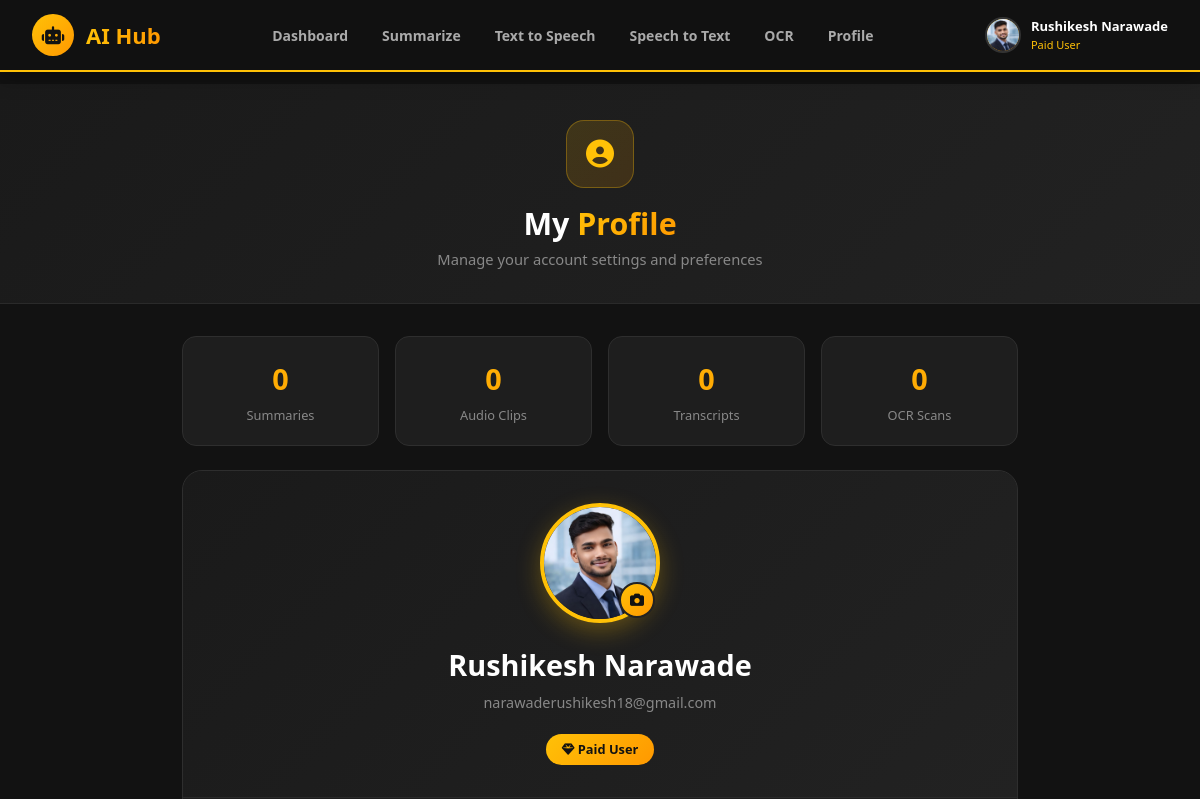
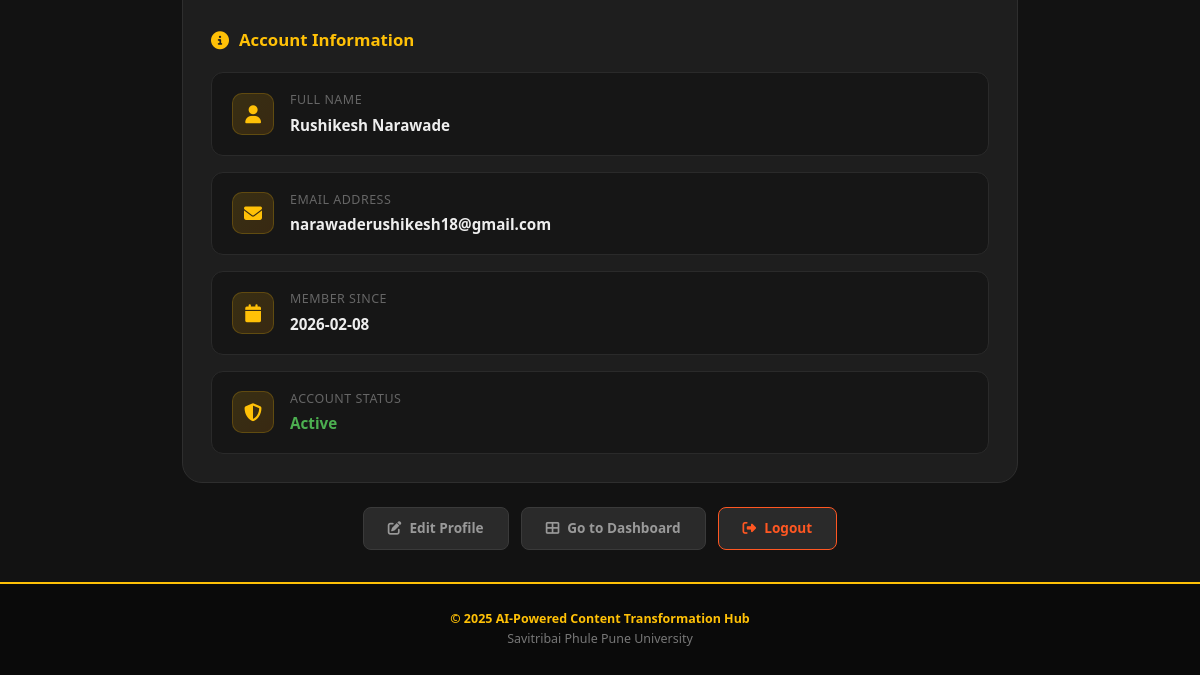
The app's page /profile (signed in), older data (2 pictures, top to bottom).
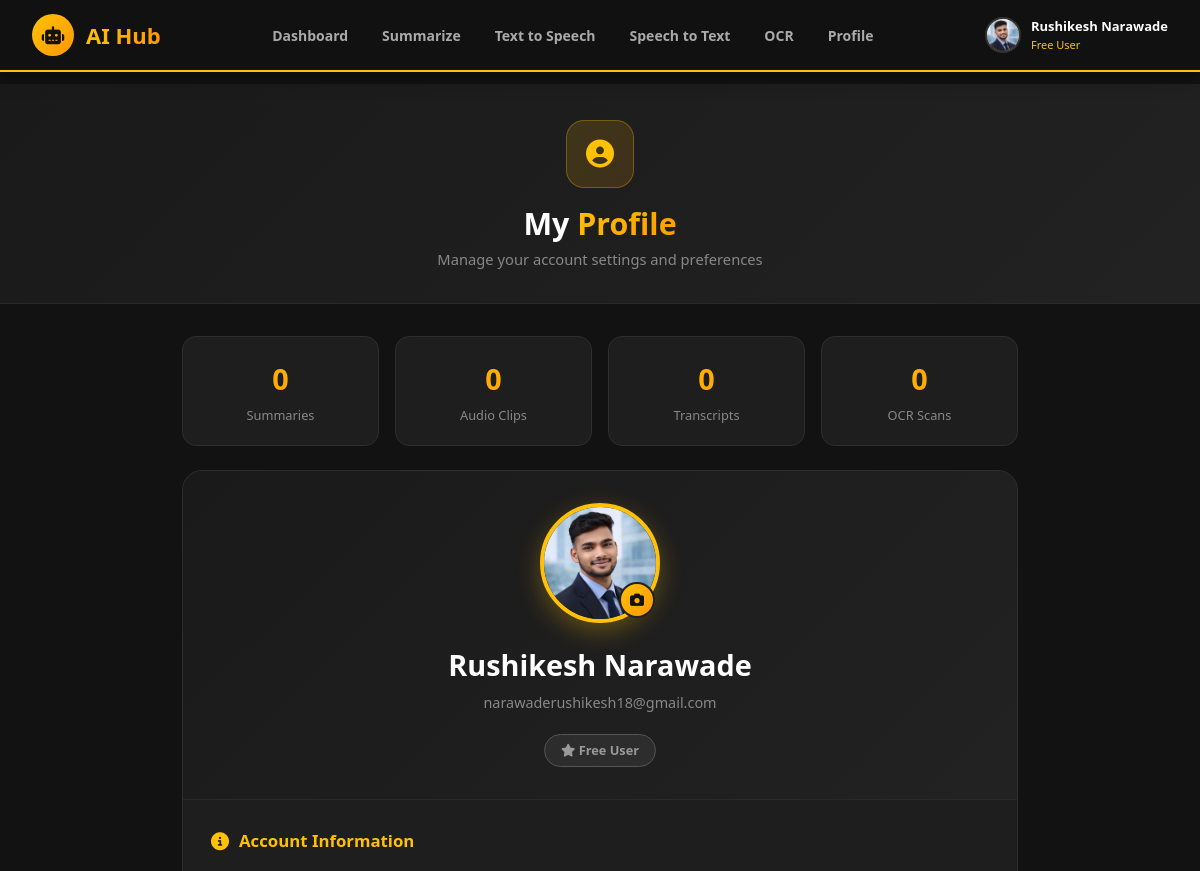
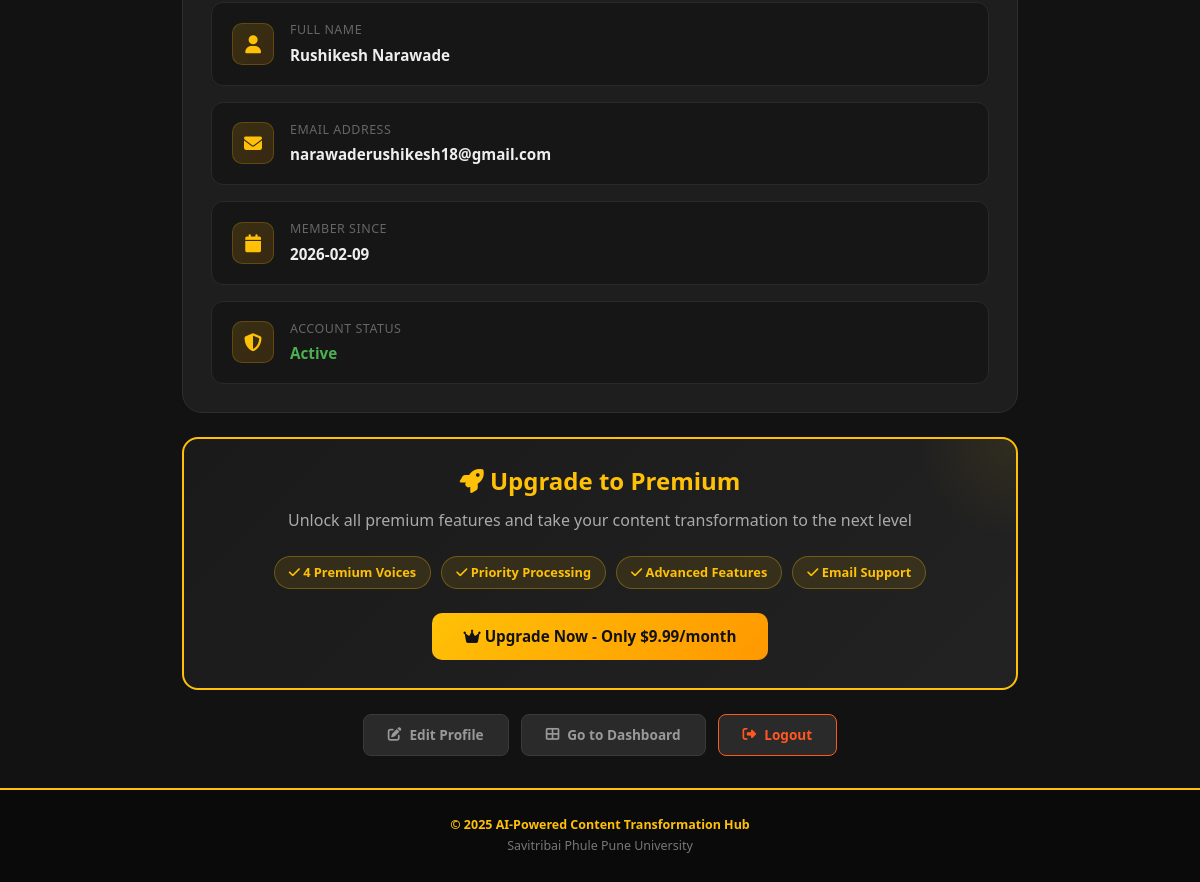
The same page, newer data (2 pictures, top to bottom).
### tables this page shows
CREATE TABLE users (
            id INTEGER PRIMARY KEY AUTOINCREMENT,
            name TEXT NOT NULL,
            email TEXT UNIQUE NOT NULL,
            password TEXT NOT NULL,
            role TEXT DEFAULT 'Free User',
            profile_image TEXT,
            is_verified INTEGER DEFAULT 0,
            created_at TIMESTAMP DEFAULT CURRENT_TIMESTAMP
        );

### app.py (the view)
@app.route('/profile')
def profile():
    if 'user_id' not in session:
        return redirect(url_for('login'))
    conn = get_db()
    user = conn.execute('SELECT * FROM users WHERE id = ?', (session['user_id'],)).fetchone()
    conn.close()
    return render_template('profile.html', user=user)

### app.py (called while the page is built)
def get_db():
    conn = sqlite3.connect('database.db')
    conn.row_factory = sqlite3.Row
    return conn

@app.before_request
def before_request():
    if random.random() < 0.01:  # 1% chance to run cleanup
        cleanup_expired_otps()

### templates/profile.html (shortened to what this page needs)
<!DOCTYPE html>
<html lang="en">
<head>
    <link href="https://cdn.jsdelivr.net/npm/bootstrap@5.3.0/dist/css/bootstrap.min.css" rel="stylesheet">
    <link rel="stylesheet" href="https://cdn.jsdelivr.net/npm/bootstrap-icons@1.10.0/font/bootstrap-icons.css">
    <link rel="stylesheet" href="https://cdnjs.cloudflare.com/ajax/libs/font-awesome/6.4.0/css/all.min.css">
</head>
<body>
<nav class="top-navbar">
    <div class="nb-left">
        <a href="{{ url_for('dashboard') }}" style="text-decoration:none;display:flex;align-items:center;gap:12px;">
            <div class="nb-logo"><i class="fas fa-robot"></i></div>
            <span class="nb-brand">AI Hub</span>
        </a>
    </div>
    <div class="nb-links">
        <a href="{{ url_for('dashboard') }}">Dashboard</a>
        <a href="{{ url_for('summarize') }}">Summarize</a>
        <a href="{{ url_for('tts') }}">Text to Speech</a>
        <a href="{{ url_for('stt') }}">Speech to Text</a>
        <a href="{{ url_for('ocr') }}">OCR</a>
        <a href="{{ url_for('profile') }}">Profile</a>
    </div>
    <div class="nb-right">
        <div class="nb-profile">
            <div class="nb-avatar">
                {% if session.profile_image %}
                    <img src="{{ url_for('static', filename='uploads/' + session.profile_image) }}" style="width:100%;height:100%;object-fit:cover;" alt="">
                {% else %}
                    {{ session.user_name[0]|upper }}
                {% endif %}
            </div>
            <div>
                <div class="nb-user-name">{{ session.user_name }}</div>
                <div class="nb-user-role">{{ session.user_role }}</div>
            </div>
        </div>
    </div>
</nav>
<div class="page-wrap">
<div class="page-hero">
    <div class="hero-icon-wrap"><i class="fas fa-user-circle"></i></div>
    <h1>My <span>Profile</span></h1>
    <p>Manage your account settings and preferences</p>
</div>
<div class="main-content">
    <div class="stats-grid">
        <div class="stat-card">
            <div class="stat-number">0</div>
            <div class="stat-label">Summaries</div>
        </div>
        <div class="stat-card">
            <div class="stat-number">0</div>
            <div class="stat-label">Audio Clips</div>
        </div>
        <div class="stat-card">
            <div class="stat-number">0</div>
            <div class="stat-label">Transcripts</div>
        </div>
        <div class="stat-card">
            <div class="stat-number">0</div>
            <div class="stat-label">OCR Scans</div>
        </div>
    </div>
    <div class="profile-card">
        <div class="profile-header">
            <div class="profile-avatar-wrap">
                {% if user['profile_image'] %}
                    <img src="{{ url_for('static', filename='uploads/' + user['profile_image']) }}" class="profile-avatar" alt="Profile">
                {% else %}
                    <div class="profile-avatar-placeholder">
                        <i class="fas fa-user"></i>
                    </div>
                {% endif %}
                <div class="avatar-edit-btn" onclick="alert('Profile picture upload coming soon!')">
                    <i class="fas fa-camera"></i>
                </div>
            </div>
            <div class="profile-name">{{ user['name'] }}</div>
            <div class="profile-email">{{ user['email'] }}</div>
            <div class="profile-role-badge {{ 'badge-paid' if user['role'] == 'Paid User' else 'badge-free' }}">
                <i class="fas fa-{{ 'gem' if user['role'] == 'Paid User' else 'star' }}"></i> {{ user['role'] }}
            </div>
        </div>
        <div class="info-section">
            <div class="section-title">
                <i class="fas fa-info-circle"></i> Account Information
            </div>
            <div class="info-grid">
                <div class="info-item">
                    <div class="info-icon"><i class="fas fa-user"></i></div>
                    <div class="info-content">
                        <div class="info-label">Full Name</div>
                        <div class="info-value">{{ user['name'] }}</div>
                    </div>
                </div>
                <div class="info-item">
                    <div class="info-icon"><i class="fas fa-envelope"></i></div>
                    <div class="info-content">
                        <div class="info-label">Email Address</div>
                        <div class="info-value">{{ user['email'] }}</div>
                    </div>
                </div>
                <div class="info-item">
                    <div class="info-icon"><i class="fas fa-calendar"></i></div>
                    <div class="info-content">
                        <div class="info-label">Member Since</div>
                        <div class="info-value">{{ user['created_at'][:10] }}</div>
                    </div>
                </div>
                <div class="info-item">
                    <div class="info-icon"><i class="fas fa-shield-halved"></i></div>
                    <div class="info-content">
                        <div class="info-label">Account Status</div>
                        <div class="info-value" style="color:#4caf50;">Active</div>
                    </div>
                </div>
            </div>
        </div>
    </div>
    {% if user['role'] == 'Free User' %}
    <div class="upgrade-card">
        <h3><i class="fas fa-rocket"></i> Upgrade to Premium</h3>
        <p>Unlock all premium features and take your content transformation to the next level</p>
        <div class="upgrade-features">
            <span class="feature-tag"><i class="fas fa-check"></i> 4 Premium Voices</span>
            <span class="feature-tag"><i class="fas fa-check"></i> Priority Processing</span>
            <span class="feature-tag"><i class="fas fa-check"></i> Advanced Features</span>
            <span class="feature-tag"><i class="fas fa-check"></i> Email Support</span>
        </div>
        <button class="btn-upgrade" onclick="alert('Upgrade feature coming soon! Contact admin@aihub.edu')">
            <i class="fas fa-crown"></i> Upgrade Now - Only $9.99/month
        </button>
    </div>
    {% endif %}
    <div class="action-btns">
        <button class="btn-action" onclick="openEditModal()">
            <i class="fas fa-edit"></i> Edit Profile
        </button>
        <a href="{{ url_for('dashboard') }}" class="btn-action">
            <i class="fas fa-th-large"></i> Go to Dashboard
        </a>
        <a href="{{ url_for('logout') }}" class="btn-action btn-logout">
            <i class="fas fa-right-from-bracket"></i> Logout
        </a>
    </div>
</div>
</div>
<footer class="dash-footer">
    <p><span class="f-highlight">© 2025 AI-Powered Content Transformation Hub</span></p>
    <p>Savitribai Phule Pune University</p>
</footer>
</body>
</html>

Row changes from the older to the newer data that the page shows:
changed users "Rushikesh Narawade": user_role "Paid User" → "Free User"; role "Paid User" → "Free User"; created_at "2026-02-08" → "2026-02-09"
Text that changed along with them:
text now shown: "Upgrade to Premium Unlock all premium features and take your content transformation to the next level 4 Premium Voices Priority Processing Advanced Features Email Support Upgrade Now - Only $9.99/month"
